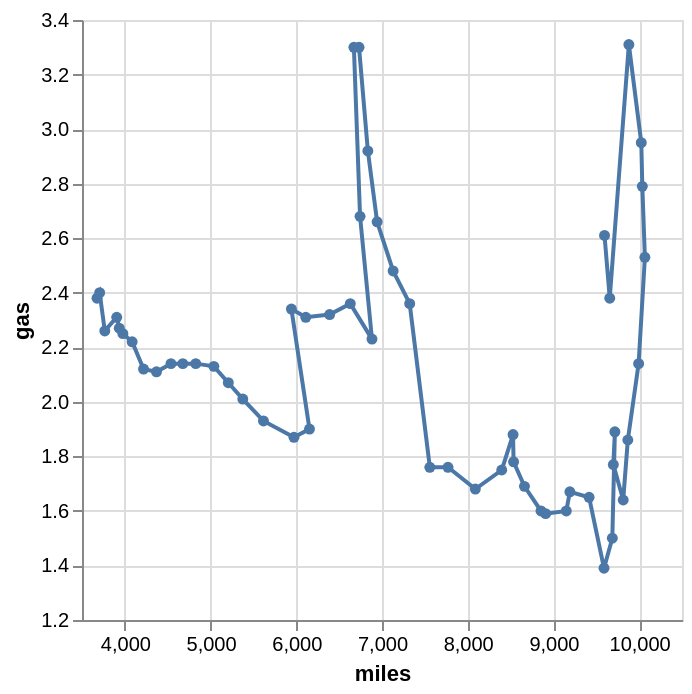

The Vega-Lite source for this figure:
### Vega-Lite specification from a JSON file in a GitHub repository (floating-point values rounded to 4 significant figures)
{"$schema": "https://vega.github.io/schema/vega-lite/v4.json", "data": {"values": [{"side": "left", "year": 1956, "miles": 3675, "gas": 2.38}, {"side": "right", "year": 1957, "miles": 3706, "gas": 2.4}, {"side": "bottom", "year": 1958, "miles": 3766, "gas": 2.26}, {"side": "top", "year": 1959, "miles": 3905, "gas": 2.31}, {"side": "right", "year": 1960, "miles": 3935, "gas": 2.27}, {"side": "bottom", "year": 1961, "miles": 3977, "gas": 2.25}, {"side": "right", "year": 1962, "miles": 4085, "gas": 2.22}, {"side": "bottom", "year": 1963, "miles": 4218, "gas": 2.12}, {"side": "bottom", "year": 1964, "miles": 4369, "gas": 2.11}, {"side": "bottom", "year": 1965, "miles": 4538, "gas": 2.14}, {"side": "top", "year": 1966, "miles": 4676, "gas": 2.14}, {"side": "bottom", "year": 1967, "miles": 4827, "gas": 2.14}, {"side": "right", "year": 1968, "miles": 5038, "gas": 2.13}, {"side": "right", "year": 1969, "miles": 5207, "gas": 2.07}, {"side": "right", "year": 1970, "miles": 5376, "gas": 2.01}, {"side": "bottom", "year": 1971, "miles": 5617, "gas": 1.93}, {"side": "bottom", "year": 1972, "miles": 5973, "gas": 1.87}, {"side": "right", "year": 1973, "miles": 6154, "gas": 1.9}, {"side": "left", "year": 1974, "miles": 5943, "gas": 2.34}, {"side": "bottom", "year": 1975, "miles": 6111, "gas": 2.31}, {"side": "bottom", "year": 1976, "miles": 6389, "gas": 2.32}, {"side": "top", "year": 1977, "miles": 6630, "gas": 2.36}, {"side": "bottom", "year": 1978, "miles": 6883, "gas": 2.23}, {"side": "left", "year": 1979, "miles": 6744, "gas": 2.68}, {"side": "left", "year": 1980, "miles": 6672, "gas": 3.3}, {"side": "right", "year": 1981, "miles": 6732, "gas": 3.3}, {"side": "right", "year": 1982, "miles": 6835, "gas": 2.92}, {"side": "right", "year": 1983, "miles": 6943, "gas": 2.66}, {"side": "right", "year": 1984, "miles": 7130, "gas": 2.48}, {"side": "right", "year": 1985, "miles": 7323, "gas": 2.36}, {"side": "left", "year": 1986, "miles": 7558, "gas": 1.76}, {"side": "top", "year": 1987, "miles": 7770, "gas": 1.76}, {"side": "bottom", "year": 1988, "miles": 8089, "gas": 1.68}, {"side": "left", "year": 1989, "miles": 8397, "gas": 1.75}, {"side": "top", "year": 1990, "miles": 8529, "gas": 1.88}, {"side": "right", "year": 1991, "miles": 8535, "gas": 1.78}, {"side": "right", "year": 1992, "miles": 8662, "gas": 1.69}, {"side": "left", "year": 1993, "miles": 8855, "gas": 1.6}, {"side": "bottom", "year": 1994, "miles": 8909, "gas": 1.59}, {"side": "bottom", "year": 1995, "miles": 9150, "gas": 1.6}, {"side": "top", "year": 1996, "miles": 9192, "gas": 1.67}, {"side": "right", "year": 1997, "miles": 9416, "gas": 1.65}, {"side": "bottom", "year": 1998, "miles": 9590, "gas": 1.39}, {"side": "right", "year": 1999, "miles": 9687, "gas": 1.5}, {"side": "top", "year": 2000, "miles": 9717, "gas": 1.89}, {"side": "left", "year": 2001, "miles": 9699, "gas": 1.77}, {"side": "bottom", "year": 2002, "miles": 9814, "gas": 1.64}, {"side": "right", "year": 2003, "miles": 9868, "gas": 1.86}, {"side": "left", "year": 2004, "miles": 9994, "gas": 2.14}, {"side": "left", "year": 2005, "miles": 10067, "gas": 2.53}, {"side": "right", "year": 2006, "miles": 10037, "gas": 2.79}, {"side": "right", "year": 2007, "miles": 10025, "gas": 2.95}, {"side": "left", "year": 2008, "miles": 9880, "gas": 3.31}, {"side": "bottom", "year": 2009, "miles": 9657, "gas": 2.38}, {"side": "left", "year": 2010, "miles": 9596, "gas": 2.61}]}, "mark": {"type": "line", "point": true}, "encoding": {"x": {"field": "miles", "type": "quantitative", "scale": {"zero": false}}, "y": {"field": "gas", "type": "quantitative", "scale": {"zero": false}}, "order": {"field": "year"}}}
